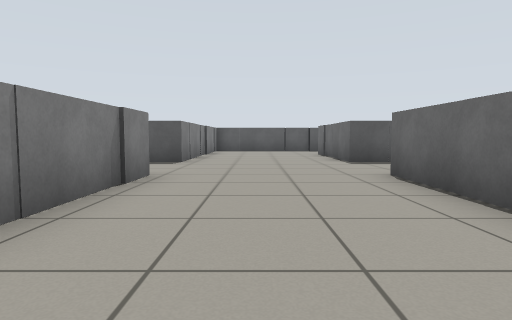
[1] (above)

19 first-person views from a walk through a world built for the Gazebo simulator. The camera is 0.62 m above the floor, tilts 4° down and sees 75° across. The floor is counted in squares, 1 m on a side. Each view is taken from the middle of a square. On the plan, view 1 faces up. The plan holds only what a view shows up to about 10 squares ahead; the rest is blank.

[2]
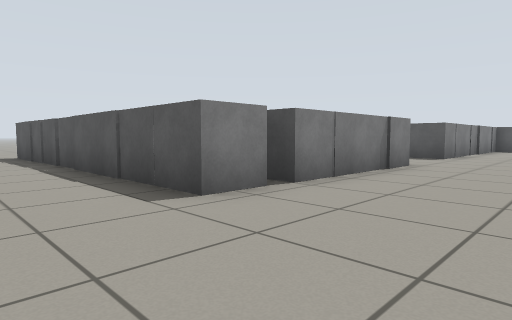

[3]
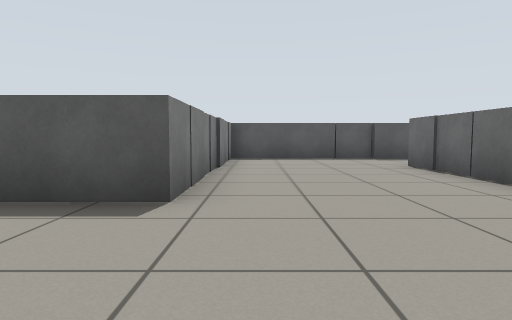

[4]
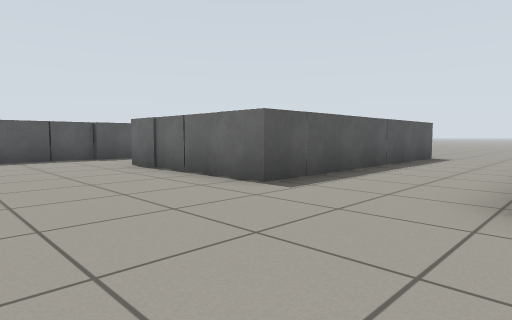

[5]
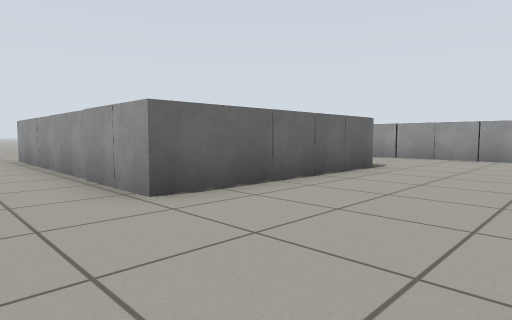

[6]
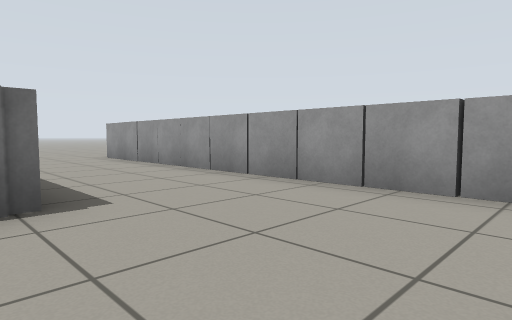

[7]
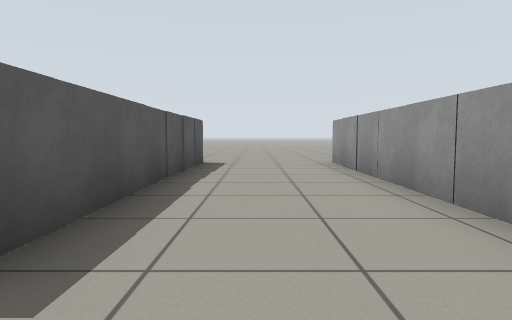

[8]
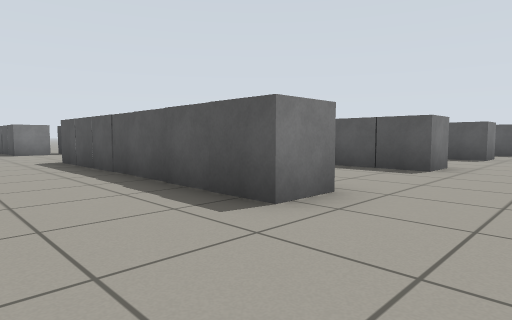

[9]
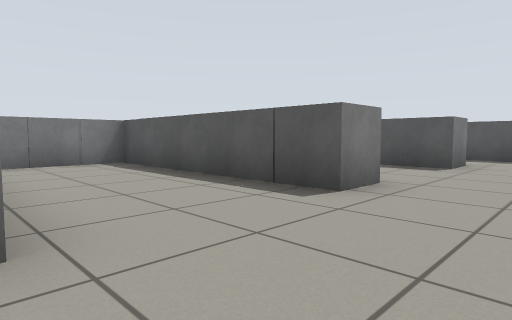

[10]
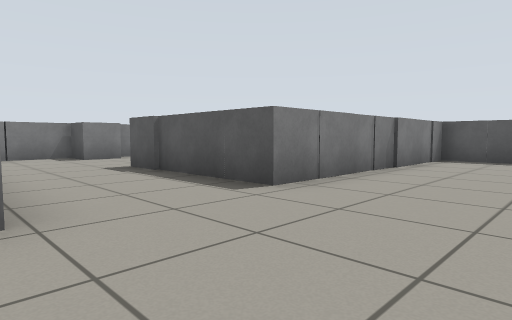

[11]
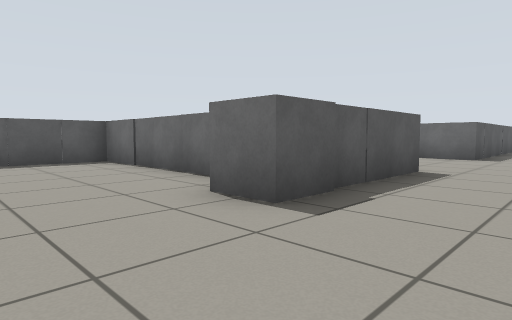

[12]
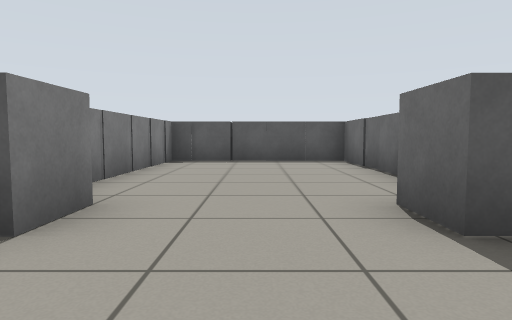

[13]
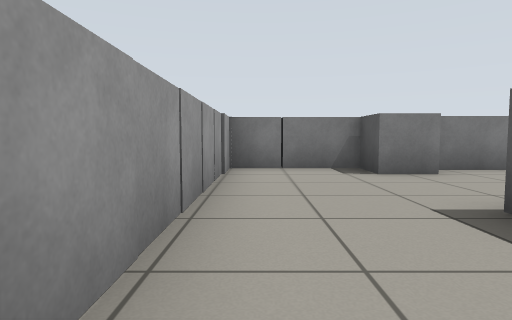

[14]
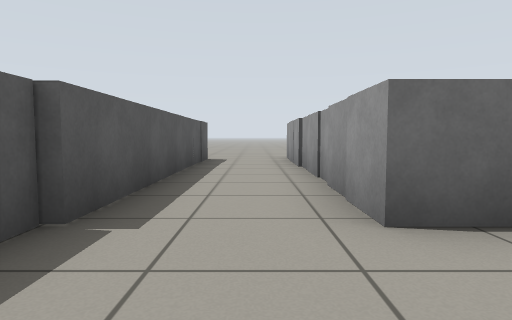

[15]
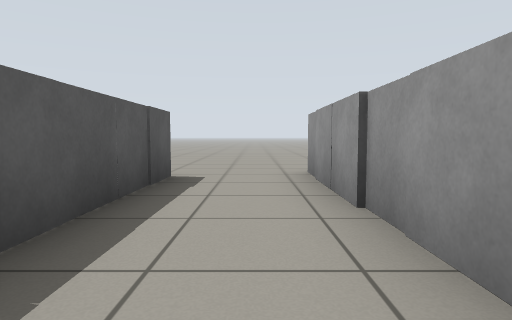

[16]
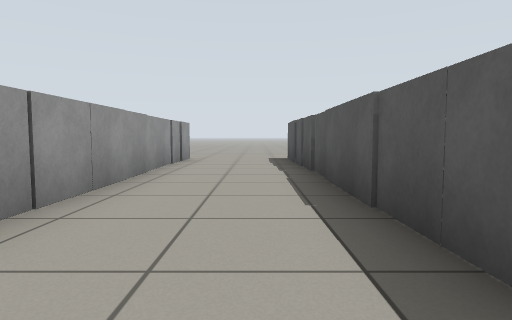

[17]
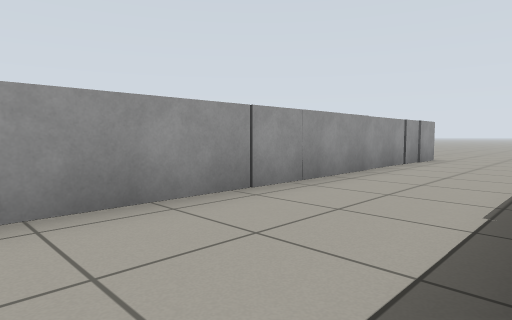

[18]
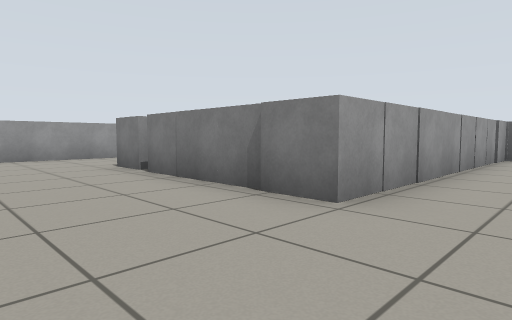

[19]
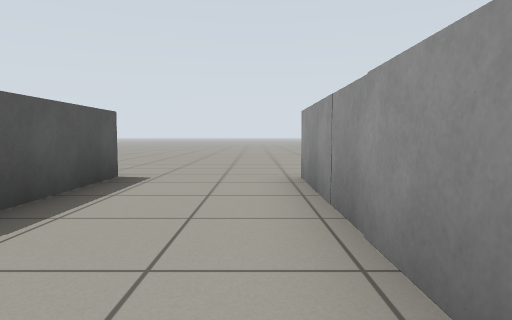

### Floor plan
Points are (right, up) in squares from view 1. A wall is a line through its corners. A room is listed if a view was taken in it or the views show most of it. See-through windows are left out.
Room 1 (views 1, 2, 3, 4, 5, 6, 7, 8, 9, 10, 14, 15, 16, 17, 18, 19)
walls: (9, 1.4) (9, 0.3) (2.2, 0.3) (2.2, 5.4) (9, 5.4) (9, 4.3) (3.2, 4.3) (3.2, 2); (-1.8, 5.4) (-1.8, 1.5); (-1.8, 1.1) (-1.8, 0) (-10.6, 0); (9, 9.2) (9, 8.1) (2.2, 8.1) (2.2, 12.1) (9.9, 12.1); (9.2, 14.4) (-1.8, 14.4) (-1.8, 8.1); (-10.5, -2.9) (9.1, -2.9)
ways out: opening at (-1.5, 6.5) to room 2; opening at (-11.5, -3.5); opening at (-11.5, 0.5); opening at (10.5, -3.5); opening at (10.5, 8.5); opening at (10.5, 11.5); opening at (10.5, 15)
Room 2 (views 11, 12, 13)
walls: (-4.7, 10.2) (-4.7, 14.6); (-8.5, 9.1) (-8.5, 8.1) (-9.5, 8.1) (-9.5, 5.4) (-1.8, 5.4); (-1.8, 8.1) (-5.7, 8.1) (-5.7, 9.1); (-4.6, 14.4) (-5.8, 14.4); (-5.6, 14.6) (-7.6, 14.6); (-7.6, 14.4) (-9.2, 14.4) (-9.2, 9.4)
ways out: opening at (-1.5, 6.5) to room 1

Where each view was taken, in squares from view 1:
view 1: 0 up, 0 right, facing up
view 2: 2 down, 1 right, facing up-left
view 3: 5 up, 1 left, facing up
view 4: 5 up, 1 left, facing up-right
view 5: 7 up, 1 left, facing down-right
view 6: 1 up, 1 left, facing down-right
view 7: 1 down, 1 right, facing right
view 8: 2 down, 11 right, facing up-left
view 9: 1 up, 11 right, facing up-left
view 10: 5 up, 1 right, facing up-left
view 11: 6 up, 8 left, facing up-right
view 12: 6 up, 7 left, facing up
view 13: 6 up, 3 left, facing left
view 14: 13 up, 0 right, facing right
view 15: 13 up, 4 right, facing right
view 16: 1 down, 1 left, facing left
view 17: 0 up, 1 left, facing down-left
view 18: 7 up, 1 right, facing down-left
view 19: 6 up, 4 right, facing right
